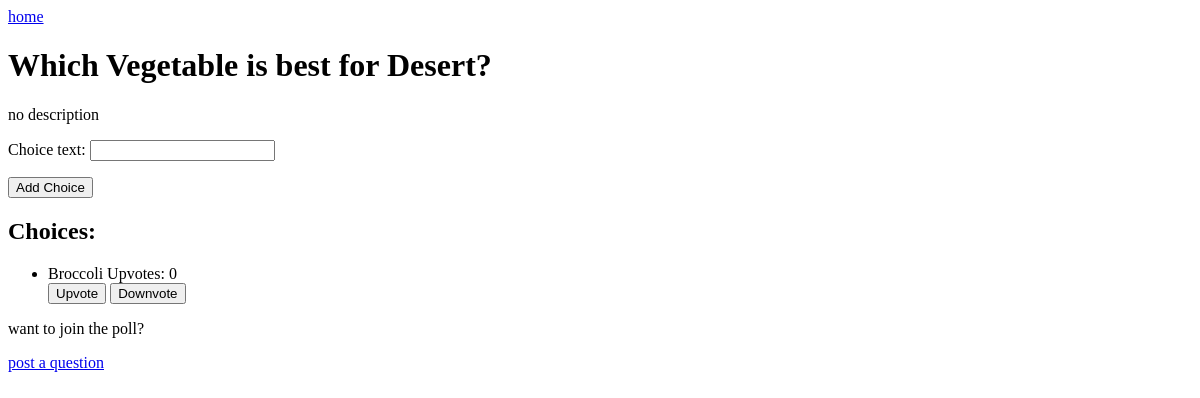
Before: /questions/which-vegetable-is-best-for-desert/ (signed in) with the older database file.
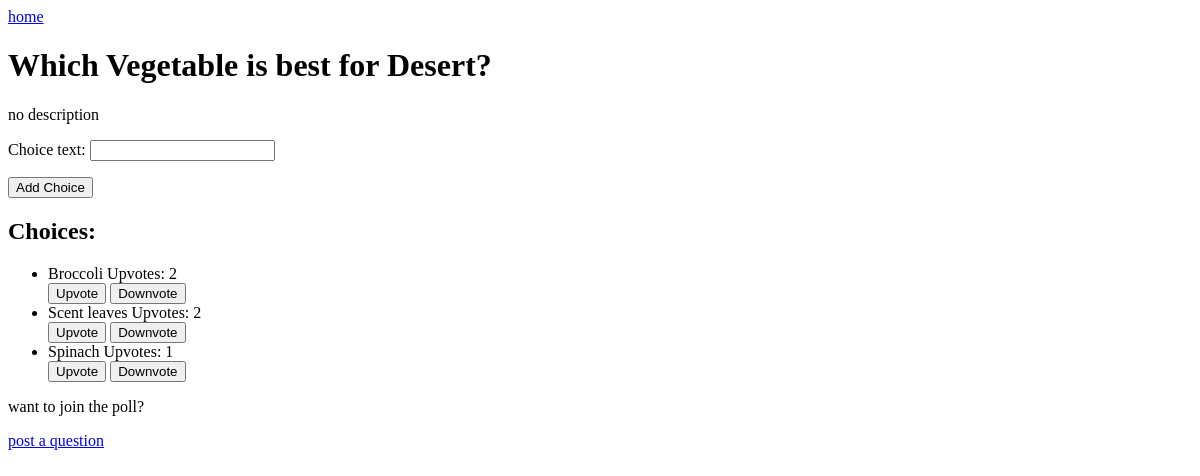
After: the same page with the newer database file.
### polls/models.py (models this page shows, shortened)
class Choice(models.Model):
    user = models.ForeignKey(User, on_delete=models.CASCADE, null=True, blank=True)
    upvotes = models.ManyToManyField(User, related_name='upvoted_choices', blank=True)
    downvotes = models.ManyToManyField(User, related_name='downvoted_choices', blank=True, default=0)
    question = models.ForeignKey(Question, on_delete=models.CASCADE)
    choice_text = models.CharField(max_length=200)
    votes = models.IntegerField(default=0)

### polls/views.py (the view, shortened to what this page needs)
# urls.py: path("questions/<slug:slug>/", views.poll_detail, name="detail"),
@login_required
def poll_detail(request, slug):
    question = get_object_or_404(Question, slug=slug)
    choice_form = None
    has_existing_choice = Choice.objects.filter(question=question, user=request.user).exists()
    if not has_existing_choice:
        if request.method == 'POST':
            choice_form = ChoiceForm(request.POST)
            if choice_form.is_valid():
                choice = choice_form.save(commit=False)
                choice.question = question
                choice.user = request.user
                choice.save()
                messages.success(request, "Choice added successfully.")
                return redirect('polls:detail', slug=question.slug)
        else:
            choice_form = ChoiceForm()
    existing_choice = Choice.objects.filter(question=question, user=request.user).first()
    question.views += 1
    question.save()
    return render(request, 'polls/detail.html', {
        'question': question,
        'choice_form': choice_form,
    })

### polls/forms.py
class ChoiceForm(forms.ModelForm):
    class Meta:
      model = Choice
      fields = ['choice_text']

### polls/models.py (called while the page is built, shortened)
    def save(self, *args, **kwargs):
        super().save(*args, **kwargs)

### polls/templates/polls/detail.html (shortened to what this page needs)
<!DOCTYPE html>
<html lang="en">
<head>
</head>
<body>
    <a href="{% url 'polls:index' %}">home</a>
{% block content %}
  <h1>{{ question.question_title }}</h1>
  <p>{{ question.question_description }}</p>
  {% if choice_form %}
    <form method="post" action="{% url 'polls:detail' question.slug %}">
      {{ choice_form.as_p }}
      <button type="submit">Add Choice</button>
    </form>
  {% endif %}
  {% if question.choice_set.all %}
    <h2>Choices:</h2>
    <ul>
      {% for choice in question.choice_set.all %}
        <li>
          {{ choice.choice_text }}
          <span>Upvotes: {{ choice.votes }}</span>
          <form method="post" action="{% url 'polls:detail' question.slug %}">
            <button type="submit" name="upvote">Upvote</button>
            <button type="submit" name="downvote">Downvote</button>
          </form>
        </li>
      {% endfor %}
    </ul>
  {% endif %}
{% endblock %}
<p>want to join the poll?</p>
<a href="{% url 'polls:questionPost' %}">
  post a question
</a>
</body>
</html>

Changed rows visible on the page:
changed Choice "Broccoli": votes "0" → "2"
added Choice: choice_text "Scent leaves", votes "2"
added Choice: choice_text "Spinach", votes "1"
